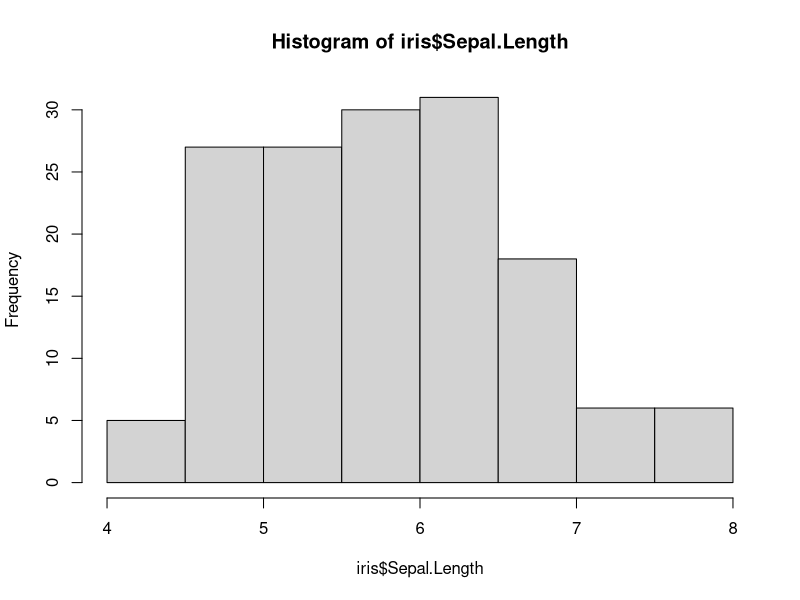
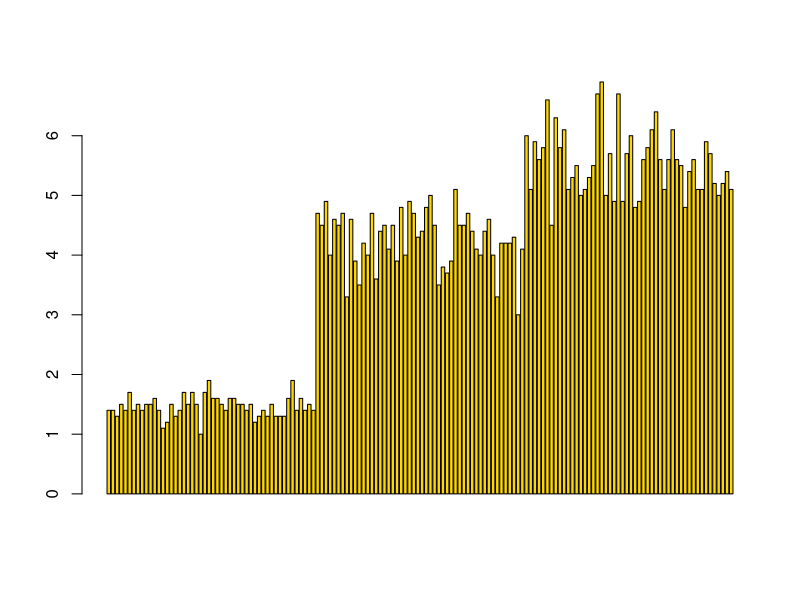
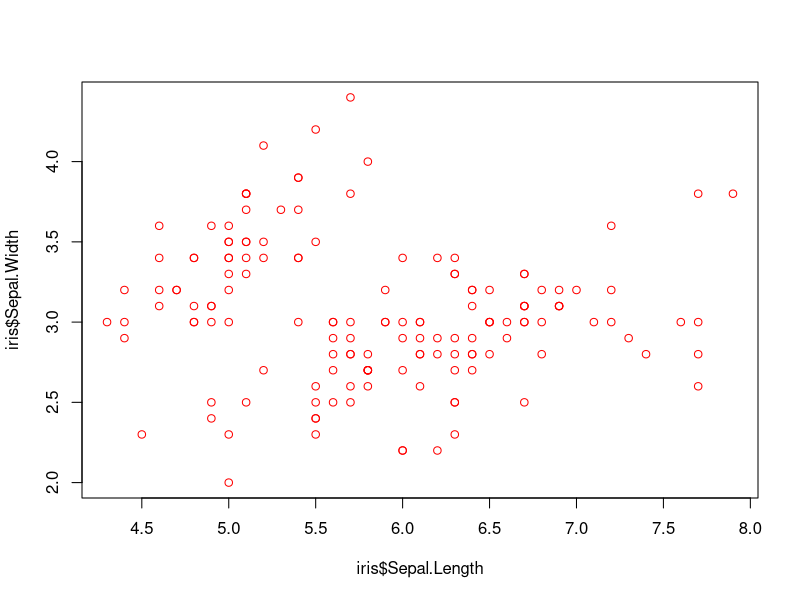
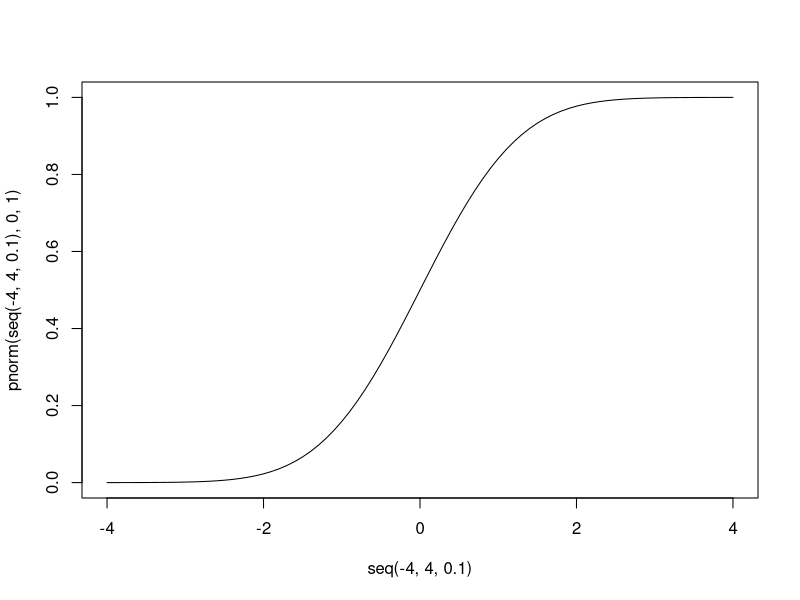
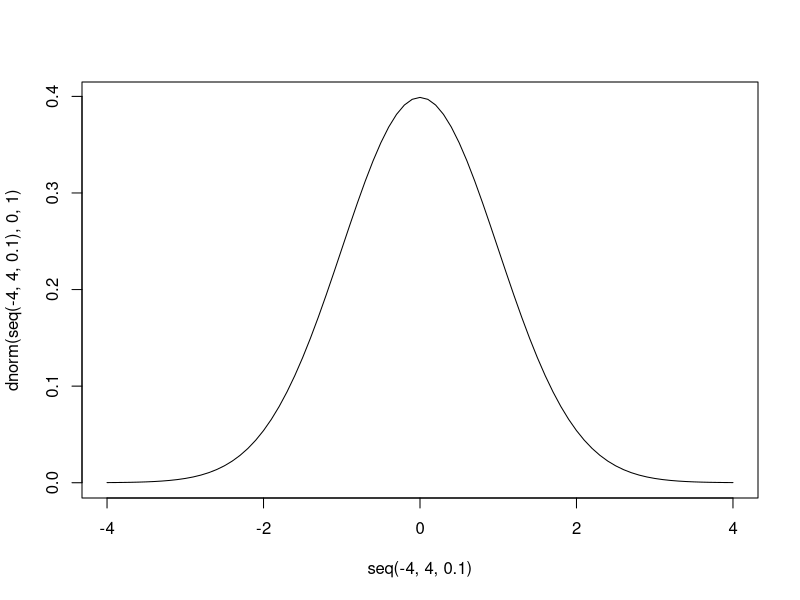
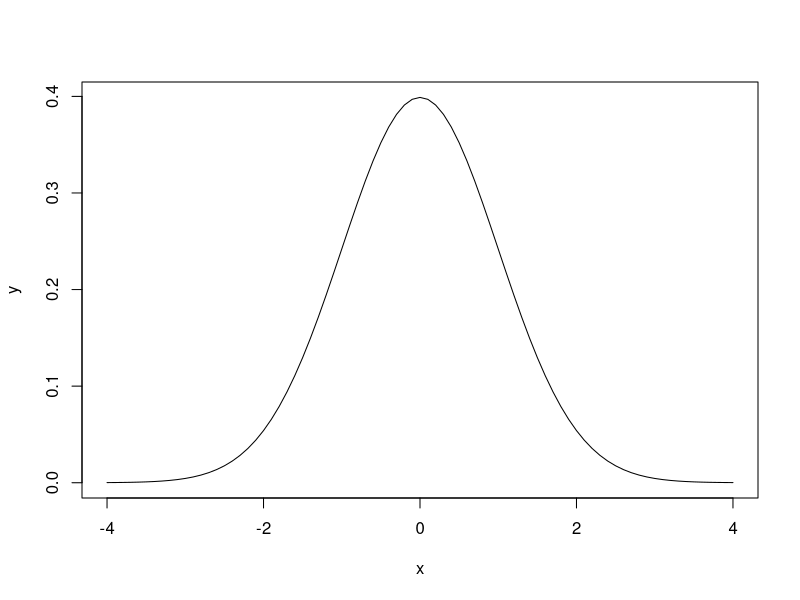
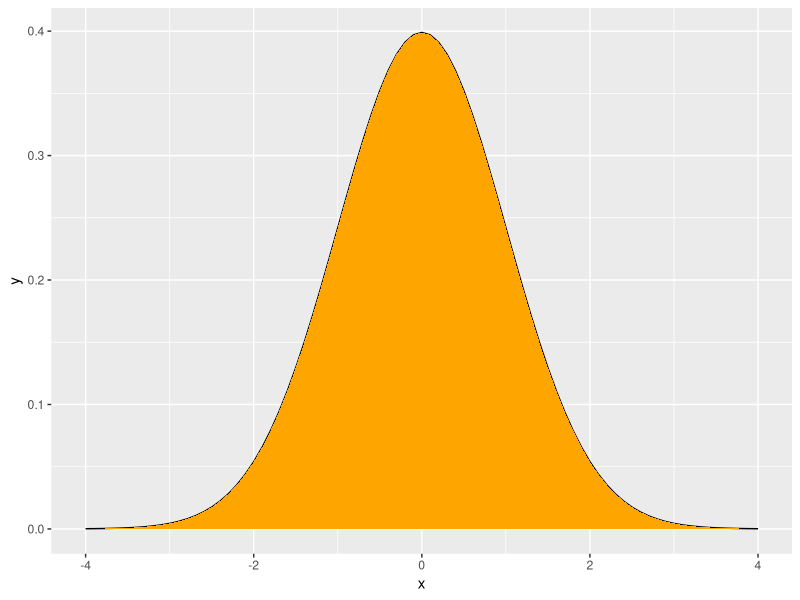
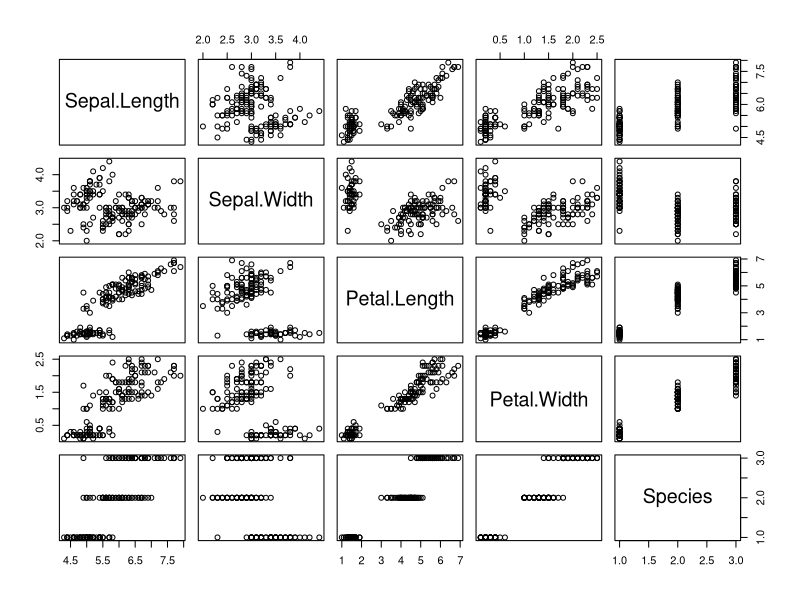

Source code (R) for these figures, in order:
# Coming out of Stata, I would say R syntax has a lot of parenthesis, 
# everything gets separated by a comma, and tipically we assign
# with <-. = also works, but the basic style is <-

# sample dataframes are built in R
# see

iris

# these are humanly sized, so one can use them to learn, without managing thousands of rows

# one can just see the first and last rows using the functions head() and tail()

head(iris)

tail(iris)

# to pick a variable of the dataframe we can index easily with $

iris$Sepal.Length

# another indxing method uses bracket notation [row number,column number]
# slices are ranges which can be chosen with ":"

iris[1:4,1:2]

# unlike Stata, it is easy to define variables outisde the dataframe. For example

x <- 5

# in R it is customary to use <- to assign, instead of =, but = also works

# variables can be scalars (one number) or vectors (arrays of numbers). 
#For the latter, you use c to concatenate elements

x <- c(1,2,3,4,5) 

# you could also use slice notation

x<- c(1:5)

# functions are called with function() 

mean(x)

# R allows "vecotrized" operations, for example, 
# substracting a dataframe column from the mean of x

iris$Sepal.Length - mean(x)

# and we can just save them to a variable

y = iris$Sepal.Length - mean(x)

# built in plotting is pretty good. ie.

hist(iris$Sepal.Length)
barplot(iris$Petal.Length, col="gold")

# the command plot will guess what type of plot you want

plot(iris$Sepal.Length,iris$Sepal.Width, col="red")

# a variable can also be a string

z = "hello"

# another important data type is the list. Lists can take text, numbers, or really anything.

my_list <- list(x,y,z,iris, "more stuff", 22)

# linear regression is built in base R with the lm function. 
# lm  uses the notation ~ to suggest "by",
# ie. dependent varaible ~ independent variable. 

lm1 <- lm(iris$Sepal.Length~iris$Petal.Width) 

#this creates a lm object called lm1
#with summary one can extract the coefficients etc from lm1

summary(lm1)

# lm1 is an object, bundling all the info of the model and we can access it with $

lm1$coefficients

lm1$fitted.values

# basic statistical functions are easy to reach

mean(iris$Sepal.Length)
var(iris$Sepal.Length)

# or they can be computed "by hand"
# here length is a function calculating the number of observations on the variable

sum(iris$Sepal.Length)/length(iris$Sepal.Length)

# base R also has a handy functions for the statistical distributions, 
# the language is always the same p__, d__, q__, r___
# ie for the normal distribuiton pnorm, dnorm, qnorm, rnorm
# for the binomial pbinom, dbinom, qbinom, rbinom
# etc

# these functions are a bit more complicated than mean or var as you need
# to pass to them more than one argument, separated by commas
# for example to rnorm produces random normal variables
# here you feed the function 3 arguments, the number of random variables
# the mean and the standard deviaiton

rnorm(50,mean=25,sd=4)

# dnorm calculates point probabilities, the likelihood of a value of exactly that number

dnorm(25,mean=25,sd=4)

# pnorm is the cumulative density function, sums the probability up to that value

pnorm(27,mean=25,sd=4)

# you can also get the other side of the curve by either

1-pnorm(27,mean=25,sd=4)

# or passing an option for lower.tail = FALSE

pnorm(27,mean=25,sd=4,lower.tail = FALSE)

# finally qnorm is what you use to feed a percentile and get a quantile
# here we want to know at what value of our normal we get into the .975 region

qnorm(.975,mean=25,sd=4)

#seq can be used to create linear sequences of numbers, you feed it a start,
# a finish, and the size of each step

seq(-4,4,0.1)

# you can chain functions. For example here I will chain 3, seq, pnorm and plot 
# to plot a standard normal cumulative density function
# type = "l' in plot asks for a line plot

plot( seq(-4,4,0.1), pnorm(seq(-4,4,0.1),0,1),type='l')

# with d norm you get the probability density function

plot( seq(-4,4,0.1), dnorm(seq(-4,4,0.1),0,1),type='l')

# this is a bit hard to read, so it would be better to 
# define and x and y for plot like this

x <- seq(-4,4,0.1)
y <- dnorm(seq(-4,4,0.1),0,1)

# and then

plot(x,y,type="l")

# you can also plot with external libraries like ggplot
# here you use the library function to load them
# ggplot can be clunky in some cases, because it only accepts
# variables that are in a data frame
# Which allows me to show how to construct a dataframe

library(ggplot2)

df = data.frame("x" = x, "y" = y)
p1<-ggplot(df,aes(x,y))
p1+geom_line(col='black')+geom_area(fill='orange')

# running t tests, one and two samples, if you don't hate them

t.test(iris$Sepal.Length)

t.test(iris$Sepal.Length,iris$Sepal.Width)

#getting an object out of the t test allows us to use the $ operator
# to get the data you want

tobject<-t.test(iris$Sepal.Length)

tobject$statistic

tobject$stderr

# fancier stuff
# a scatterplot matrix

pairs(iris)

# easy qqplot comparing with a normal distribution

qqnorm(iris$Sepal.Length)

ks.test(iris$Sepal.Length,pnorm, mean(iris$Sepal.Length),sd=sd(iris$Sepal.Length))

